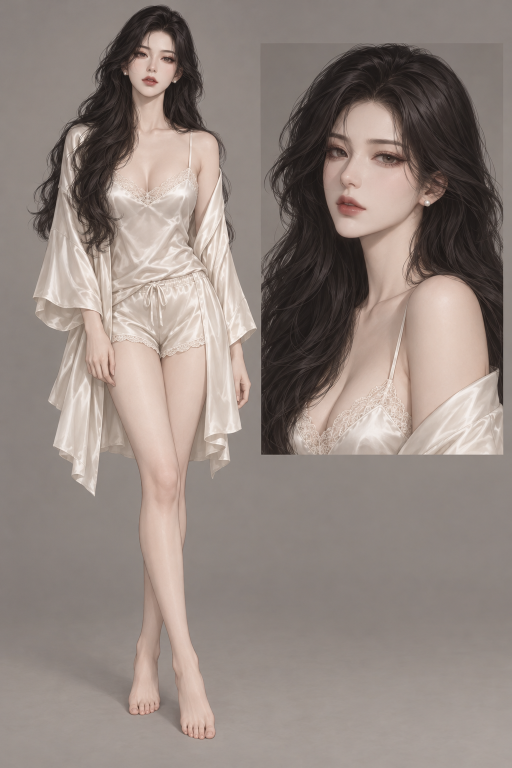
#> input picture 剧集/EP001/制作成果/images/IMG-EP001-01.png, 1024 x 1536 px (shown at 1/2 size)
$ python '色调校验器.py' '../../../剧集/EP001/制作成果/images/IMG-EP001-01.png'
#> lines starting #> are read from the running program, lines starting #| are printed output that depends on the picture; after the words box and inside, x2 and y2 are one past the last pixel; in counts of white or black regions, pixels touching at a corner belong together
#!/usr/bin/env python3
# -*- coding: utf-8 -*-
"""
色调基准校验器 —— 《被绝色国师掳走后，她竟要圈养我》
用途：① 校验任何新生成的场景/角色图是否命中本项目色调锚点
      ② 可选：对偏离的图做自适应校色（--fix）

锚点来源：画风图/微信图片_20261015005004_111_160.jpg（唯一基础底图）
         + 4 张冷调角色板（IMG-01/03/05/08）实测共识

用法：
  python3 色调校验器.py 图片路径...             # 只校验
  python3 色调校验器.py 图片路径... --fix       # 校验并输出校色版（_调色.jpg）
  python3 色调校验器.py 目录路径 --fix --out 输出目录
"""
import sys, os, argparse
import numpy as np
from PIL import Image

LUM = (0.2126, 0.7152, 0.0722)

# ── 锚点：本项目色调合同 ──────────────────────────────────────────
ANCHOR = {
    'band': {'暗部': (0, 80), '中间': (80, 170), '亮部': (170, 255)},
    'blue_over_red':  {'暗部': 1.15, '中间': 1.12, '亮部': 0.95},   # 下限
    'blue_over_green':{'暗部': 1.05, '中间': 1.05, '亮部': 0.95},   # 下限（铁规则 >1）
    # 饱和度：上限 28% 才对得起基准底图(18.9%)；角色板因服装含色可达 35%，
    # 故按资产类型分档，不搞一刀切。
    'saturation': {'scene': 28.0, 'character': 36.0},
    # 影调按光态分档：昼景 vs 夜景/内景（烛火、油灯、室内）
    # 注意：影调是「生成阶段」指标，调色无法补救 —— 不达标说明该重出图或补光。
    'tone_tier': {
        'day':   {'mid_tone_share': 30.0, 'lum_range': (80.0, 135.0)},
        'night': {'mid_tone_share': 10.0, 'lum_range': (25.0, 100.0)},
    },
}

def guess_tier(path, st):
    """按平均明度粗判光态；也可用 --tier 强制指定。"""
    return 'day' if st['luminance'] >= 78 else 'night'

def band_stats(path):
    a = np.asarray(Image.open(path).convert('RGB')).astype(np.float32)
    lum = a.mean(axis=2)
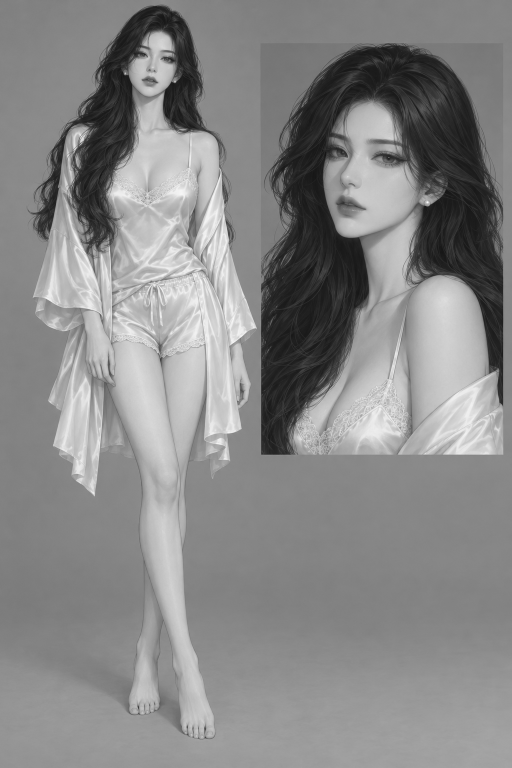
#> lum: shape (1536, 1024) float32 (shown at 1/2 size); min 16.67, max 253.7, mean 135.9
    m = (lum > 4) & (lum < 251)
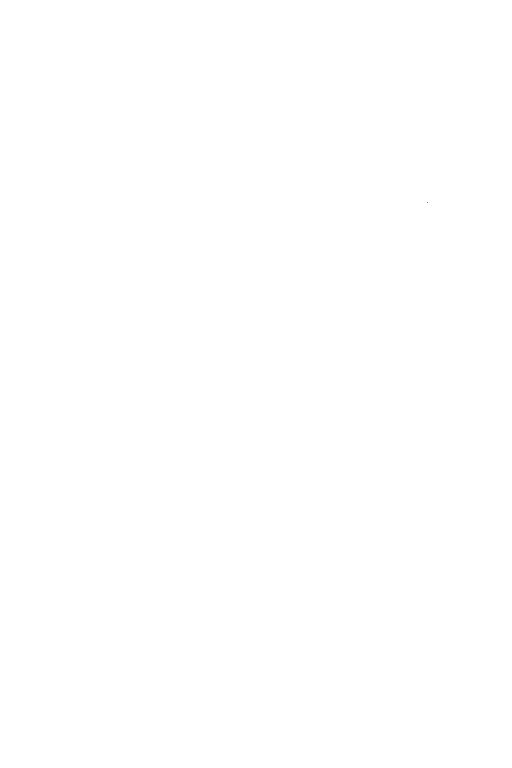
#> m: shape (1536, 1024) bool (shown at 1/2 size); 100% white; black in thin lines or dots, all inside (x1, y1, x2, y2) = (854, 404, 856, 405)
    px, lm = a[m], lum[m]
    mx, mn = px.max(axis=1), px.min(axis=1)
    sat = np.where(mx > 0, (mx - mn) / np.maximum(mx, 1), 0)
    out = {'saturation': sat.mean() * 100, 'luminance': lm.mean(), 'bands': {}}
    for nm, (lo, hi) in ANCHOR['band'].items():
        s = (lm >= lo) & (lm <= hi)
        if s.sum() < 300:
            out['bands'][nm] = None; continue
        b = px[s].mean(axis=0); c = b / b.mean() * 3
        out['bands'][nm] = {'b_over_r': c[2] / c[0], 'b_over_g': c[2] / c[1],
                            'share': s.sum() / len(lm) * 100}
#> this loop made 3 passes
#> (b, c) on passes 1 to 3: ([48.88, 40.76, 38.3], [3.44, 2.87, 2.69]), ([146.5, 135.7, 129.9], [3.2, 2.96, 2.84]), ([214, 194.3, 183.4], [3.25, 2.96, 2.79])
#> after the loop, out = 3 items
    return out

def check(path, tier=None, kind='scene'):
    st = band_stats(path)
#> st = 3 items
    issues = []
    for nm, v in st['bands'].items():
        if v is None: continue
        if v['b_over_g'] < ANCHOR['blue_over_green'][nm]:
            issues.append(f"{nm}蓝/绿 {v['b_over_g']:.3f} < {ANCHOR['blue_over_green'][nm]}（绿压过蓝）")
        if v['b_over_r'] < ANCHOR['blue_over_red'][nm]:
            issues.append(f"{nm}蓝/红 {v['b_over_r']:.3f} < {ANCHOR['blue_over_red'][nm]}（不够冷）")
#> this loop made 3 passes
#> (nm, v) on passes 1 to 3: ('暗部', {'b_over_r': 0.784, 'b_over_g': 0.94, 'share': 14.55}), ('中间', {'b_over_r': 0.887, 'b_over_g': 0.957, 'share': 65.01}), ('亮部', {'b_over_r': 0.857, 'b_over_g': 0.944, 'share': 20.55})
#> after the loop, issues = ['暗部蓝/绿 0.940 < 1.05（绿压过蓝）', '暗部蓝/红 0.784 < 1.15（不够冷）', '中间蓝/绿 0.957 < 1.05（绿压过蓝）', '中间蓝/红 0.887 < 1.12（不够冷）', '亮部蓝/绿 0.944 < 0.95（绿压过蓝）', '亮部蓝/红 0.857 < 0.95（不够冷）']
    cap = ANCHOR['saturation'][kind]
    if st['saturation'] > cap:
        issues.append(f"饱和 {st['saturation']:.1f}% 超出场景上限 {cap}%"
                      f"（场景板超过 {cap}% 会与角色板抢色；若为角色板请加 --kind character）")
    t = tier or guess_tier(path, st)
#> t = 'day'
    T = ANCHOR['tone_tier'][t]
#> T = {'mid_tone_share': 30, 'lum_range': (80, 135)}
    if st['bands']['中间'] and st['bands']['中间']['share'] < T['mid_tone_share']:
        issues.append(f"[{t}] 中间调占比 {st['bands']['中间']['share']:.1f}% < {T['mid_tone_share']}%（影调塌进暗部）")
    lo_l, hi_l = T['lum_range']
#> lo_l = 80; hi_l = 135
    if not (lo_l <= st['luminance'] <= hi_l):
        issues.append(f"[{t}] 平均明度 {st['luminance']:.1f} 超出 {lo_l}–{hi_l}")
    return st, issues

# [51 lines left out: functions _pass, fix, not called in this run]

def main():
    ap = argparse.ArgumentParser()
    ap.add_argument('paths', nargs='+')
    ap.add_argument('--fix', action='store_true')
    ap.add_argument('--out', default=None)
    ap.add_argument('--tier', choices=['day', 'night'], default=None,
                    help='强制光态分档；默认按平均明度自动判定')
    ap.add_argument('--kind', choices=['scene', 'character'], default='scene',
                    help='资产类型，影响饱和上限（场景 28% / 角色 36%）')
    args = ap.parse_args()
    files = []
    for p in args.paths:
        if os.path.isdir(p):
            files += [os.path.join(p, f) for f in sorted(os.listdir(p))
                      if f.lower().endswith(('.png', '.jpg', '.jpeg'))]
        else: files.append(p)
    print(f"{'文件':<34}{'饱和%':>7}{'明度':>7}{'暗蓝/红':>9}{'暗蓝/绿':>9}{'中蓝/红':>9}{'中蓝/绿':>9}  判定")
    print("-" * 108)
    for f in files:
        st, iss = check(f, args.tier, args.kind)
#> st = 3 items; iss = ['暗部蓝/绿 0.940 < 1.05（绿压过蓝）', '暗部蓝/红 0.784 < 1.15（不够冷）', '中间蓝/绿 0.957 < 1.05（绿压过蓝）', '中间蓝/红 0.887 < 1.12（不够冷）', '亮部蓝/绿 0.944 < 0.95（绿压过蓝）', '亮部蓝/红 0.857 < 0.95（不够冷）', '[day] 平均明度 135.9 超出 80.0–135.0']
        b = st['bands']
#> b = 3 items
        def g(k, i): return b[k][i] if b[k] else float('nan')
        verdict = '✅ 合格' if not iss else f"❌ {len(iss)} 项偏离"
#> verdict = '❌ 7 项偏离'
        print(f"{os.path.basename(f)[:32]:<34}{st['saturation']:>7.1f}{st['luminance']:>7.1f}"
              f"{g('暗部','b_over_r'):>9.3f}{g('暗部','b_over_g'):>9.3f}"
              f"{g('中间','b_over_r'):>9.3f}{g('中间','b_over_g'):>9.3f}  {verdict}")
#| IMG-EP001-01.png                     13.4  135.9    0.784    0.940    0.887    0.957  ❌ 7 项偏离
        for i in iss: print(f"{'':<34}   ↳ {i}")
#> this loop made 7 passes
#> i on passes 1 to 7: '暗部蓝/绿 0.940 < 1.05（绿压过蓝）', '暗部蓝/红 0.784 < 1.15（不够冷）', '中间蓝/绿 0.957 < 1.05（绿压过蓝）', '中间蓝/红 0.887 < 1.12（不够冷）', '亮部蓝/绿 0.944 < 0.95（绿压过蓝）', '亮部蓝/红 0.857 < 0.95（不够冷）', '[day] 平均明度 135.9 超出 80.0–135.0'
#|                                      ↳ 暗部蓝/绿 0.940 < 1.05（绿压过蓝）
#|                                      ↳ 暗部蓝/红 0.784 < 1.15（不够冷）
#|                                      ↳ 中间蓝/绿 0.957 < 1.05（绿压过蓝）
#|                                      ↳ 中间蓝/红 0.887 < 1.12（不够冷）
#|                                      ↳ 亮部蓝/绿 0.944 < 0.95（绿压过蓝）
#|                                      ↳ 亮部蓝/红 0.857 < 0.95（不够冷）
#|                                      ↳ [day] 平均明度 135.9 超出 80.0–135.0
        if args.fix and iss:
            outdir = args.out or os.path.dirname(os.path.abspath(f))
            os.makedirs(outdir, exist_ok=True)
            stem = os.path.splitext(os.path.basename(f))[0]
            out = os.path.join(outdir, stem + '_调色.jpg')
            gc, ba, bg, br = fix(f, out)
            print(f"{'':<34}   → 已校色 {out}  (绿切 {gc:.2f} 蓝补 {ba:.2f} → 蓝/绿 {bg:.3f} 蓝/红 {br:.3f})")

if __name__ == '__main__':
    main()

$ run again, on 漫画改编/贴字参考/USER-20261025-细隔贴字参考.jpg
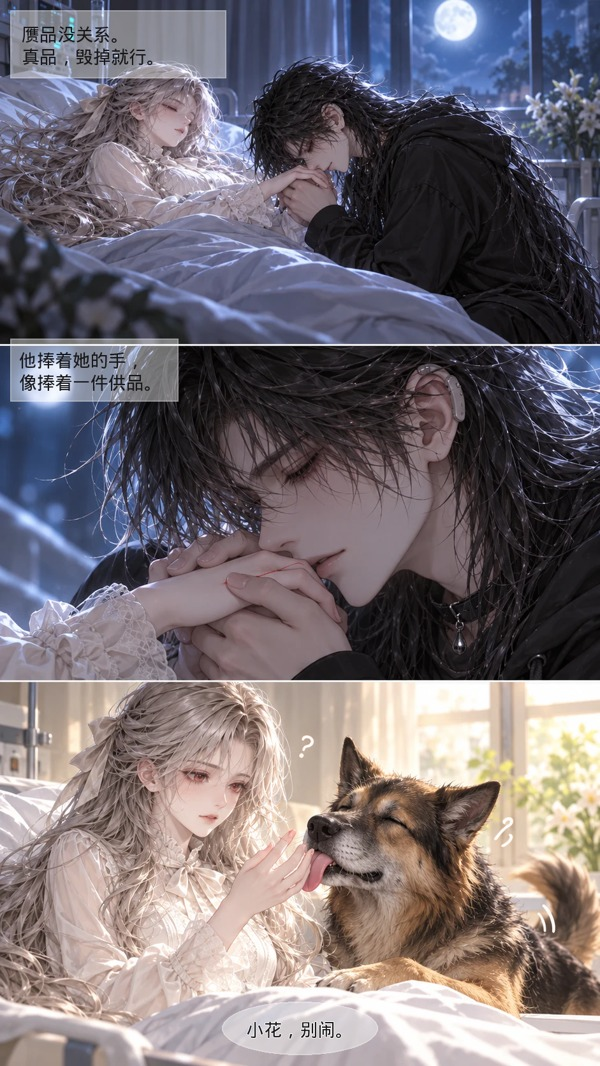
#> input picture 漫画改编/贴字参考/USER-20261025-细隔贴字参考.jpg, 600 x 1066 px
#> in band_stats, `lum = a.mean(axis=2)`:
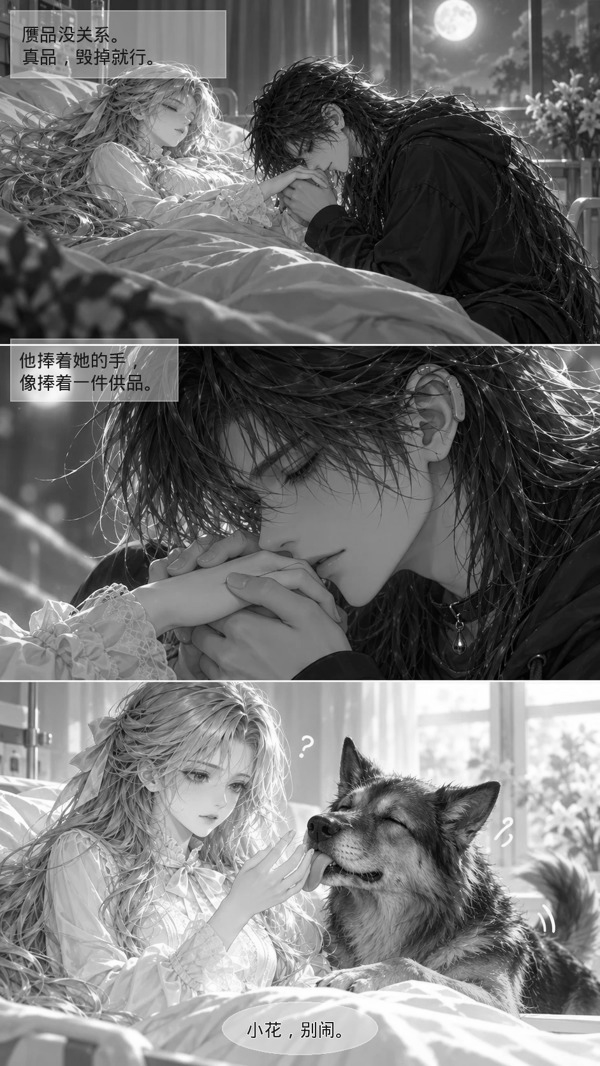
#> lum: shape (1066, 600) float32; min 0, max 255, mean 115.7
#> in band_stats, `m = (lum > 4) & (lum < 251)`:
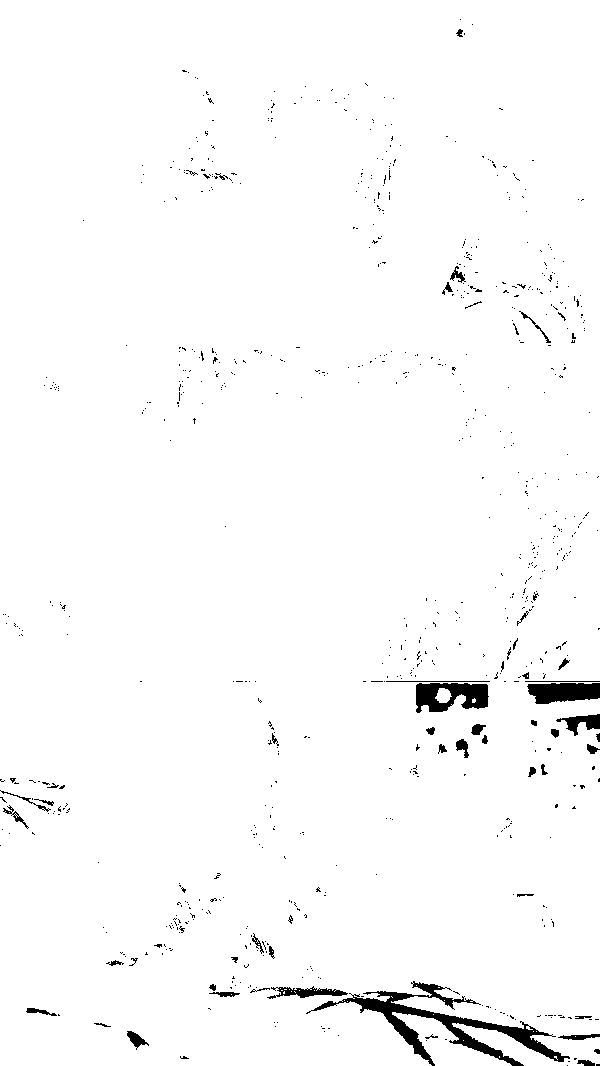
#> m: shape (1066, 600) bool; 98% white; 789 black regions (734 under 20 px), largest, box (x1, y1, x2, y2) and area: (306, 981, 570, 1066) 4170, (416, 683, 489, 713) 1492, (527, 683, 600, 704) 1223
#> the loop in band_stats, `for nm, (lo, hi) in ANCHOR['band'].items():` made 3 passes
#> (b, c) on passes 1 to 3: ([40.87, 37.46, 43.37], [3.02, 2.77, 3.21]), ([124.1, 116.2, 128.3], [3.03, 2.84, 3.13]), ([217.6, 203.7, 197.1], [3.17, 2.96, 2.87])
#> after the loop in band_stats, `for nm, (lo, hi) in ANCHOR['band'].items():`: out = 3 items
#> the loop in check, `for nm, v in st['bands'].items():` made 3 passes
#> (nm, v) on passes 1 to 3: ('暗部', {'b_over_r': 1.06, 'b_over_g': 1.16, 'share': 34.01}), ('中间', {'b_over_r': 1.03, 'b_over_g': 1.1, 'share': 43.8}), ('亮部', {'b_over_r': 0.906, 'b_over_g': 0.968, 'share': 22.39})
#> after the loop in check, `for nm, v in st['bands'].items():`: issues = ['暗部蓝/红 1.061 < 1.15（不够冷）', '中间蓝/红 1.034 < 1.12（不够冷）', '亮部蓝/红 0.906 < 0.95（不够冷）']
#> t = 'day'
#> T = {'mid_tone_share': 30, 'lum_range': (80, 135)}
#> lo_l = 80; hi_l = 135
#> in main, `st, iss = check(f, args.tier, args.kind)`: st = 3 items; iss has the same summary as issues in check
#> verdict = '❌ 3 项偏离'
#| USER-20261025-细隔贴字参考.jpg             20.3  113.5    1.061    1.158    1.034    1.104  ❌ 3 项偏离
#> the loop in main, `for i in iss: print(f"{'':<34}   ↳ {i}")` made 3 passes
#> i on passes 1 to 3: '暗部蓝/红 1.061 < 1.15（不够冷）', '中间蓝/红 1.034 < 1.12（不够冷）', '亮部蓝/红 0.906 < 0.95（不够冷）'
#> (printed output is left out)
